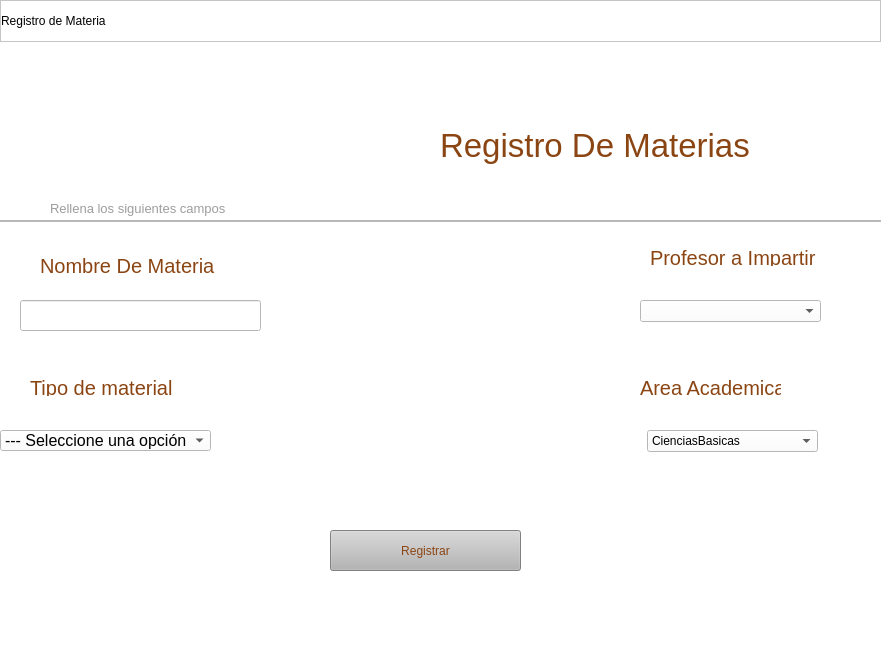
<?xml version="1.0" encoding="UTF-8"?>
<ui version="4.0">
 <class>Dialog</class>
 <widget class="QDialog" name="Dialog">
  <property name="geometry">
   <rect>
    <x>0</x>
    <y>0</y>
    <width>881</width>
    <height>651</height>
   </rect>
  </property>
  <property name="windowTitle">
   <string>Dialog</string>
  </property>
  <property name="styleSheet">
   <string notr="true">background-color: rgb(255, 255, 255);</string>
  </property>
  <widget class="QLabel" name="label_10">
   <property name="geometry">
    <rect>
     <x>50</x>
     <y>200</y>
     <width>181</width>
     <height>16</height>
    </rect>
   </property>
   <property name="styleSheet">
    <string notr="true">QLabel{
color: rgb(218, 218, 218); font-size:10pt;
color: #9d9d9d;
}
</string>
   </property>
   <property name="text">
    <string>Rellena los siguientes campos</string>
   </property>
  </widget>
  <widget class="QLabel" name="label_3">
   <property name="geometry">
    <rect>
     <x>40</x>
     <y>250</y>
     <width>181</width>
     <height>31</height>
    </rect>
   </property>
   <property name="styleSheet">
    <string notr="true">QLabel{
color: rgb(218, 218, 218); font-size:15pt;
color: #8B4513;
}
</string>
   </property>
   <property name="text">
    <string>Nombre De Materia</string>
   </property>
  </widget>
  <widget class="QFrame" name="frame">
   <property name="geometry">
    <rect>
     <x>0</x>
     <y>220</y>
     <width>881</width>
     <height>2</height>
    </rect>
   </property>
   <property name="maximumSize">
    <size>
     <width>16777215</width>
     <height>2</height>
    </size>
   </property>
   <property name="styleSheet">
    <string notr="true">background-color: rgb(238, 238, 238);</string>
   </property>
   <property name="frameShape">
    <enum>QFrame::StyledPanel</enum>
   </property>
   <property name="frameShadow">
    <enum>QFrame::Raised</enum>
   </property>
  </widget>
  <widget class="QLabel" name="label">
   <property name="geometry">
    <rect>
     <x>10</x>
     <y>40</y>
     <width>321</width>
     <height>151</height>
    </rect>
   </property>
   <property name="text">
    <string/>
   </property>
   <property name="pixmap">
    <pixmap>Icons/Logo2.svg</pixmap>
   </property>
   <property name="scaledContents">
    <bool>true</bool>
   </property>
  </widget>
  <widget class="QLabel" name="label_2">
   <property name="geometry">
    <rect>
     <x>440</x>
     <y>120</y>
     <width>321</width>
     <height>51</height>
    </rect>
   </property>
   <property name="styleSheet">
    <string notr="true">QLabel{
color: rgb(218, 218, 218); font-size:25pt;
color: #8B4513
}
</string>
   </property>
   <property name="text">
    <string>Registro De Materias</string>
   </property>
  </widget>
  <widget class="QFrame" name="frame_superior">
   <property name="geometry">
    <rect>
     <x>0</x>
     <y>0</y>
     <width>881</width>
     <height>42</height>
    </rect>
   </property>
   <property name="minimumSize">
    <size>
     <width>0</width>
     <height>42</height>
    </size>
   </property>
   <property name="maximumSize">
    <size>
     <width>16777215</width>
     <height>40</height>
    </size>
   </property>
   <property name="styleSheet">
    <string notr="true">
QFrame{
background-color:#ffffff;
}

QPushButton{
background-color:#000000ff;
border-radius:20px

}

QPushButton:hover{
background-color:rgb(53,53,79);
border-radius:20px;
}</string>
   </property>
   <property name="frameShape">
    <enum>QFrame::StyledPanel</enum>
   </property>
   <property name="frameShadow">
    <enum>QFrame::Raised</enum>
   </property>
   <layout class="QHBoxLayout" name="horizontalLayout">
    <property name="spacing">
     <number>5</number>
    </property>
    <property name="leftMargin">
     <number>0</number>
    </property>
    <property name="topMargin">
     <number>0</number>
    </property>
    <property name="rightMargin">
     <number>0</number>
    </property>
    <property name="bottomMargin">
     <number>0</number>
    </property>
    <item>
     <widget class="QLabel" name="label_9">
      <property name="styleSheet">
       <string notr="true">font: 900 10pt &quot;Arial Black&quot;;</string>
      </property>
      <property name="text">
       <string>Registro de Materia</string>
      </property>
     </widget>
    </item>
    <item>
     <spacer name="horizontalSpacer">
      <property name="orientation">
       <enum>Qt::Horizontal</enum>
      </property>
      <property name="sizeHint" stdset="0">
       <size>
        <width>565</width>
        <height>17</height>
       </size>
      </property>
     </spacer>
    </item>
    <item>
     <widget class="QPushButton" name="bt_minimizar">
      <property name="minimumSize">
       <size>
        <width>40</width>
        <height>40</height>
       </size>
      </property>
      <property name="styleSheet">
       <string notr="true"/>
      </property>
      <property name="text">
       <string/>
      </property>
      <property name="icon">
       <iconset>
        <normaloff>Icons/minus.svg</normaloff>Icons/minus.svg</iconset>
      </property>
      <property name="iconSize">
       <size>
        <width>38</width>
        <height>38</height>
       </size>
      </property>
     </widget>
    </item>
    <item>
     <widget class="QPushButton" name="bt_restaurar">
      <property name="minimumSize">
       <size>
        <width>40</width>
        <height>40</height>
       </size>
      </property>
      <property name="styleSheet">
       <string notr="true"/>
      </property>
      <property name="text">
       <string/>
      </property>
      <property name="icon">
       <iconset>
        <normaloff>Icons/window-minimize.svg</normaloff>Icons/window-minimize.svg</iconset>
      </property>
      <property name="iconSize">
       <size>
        <width>28</width>
        <height>28</height>
       </size>
      </property>
     </widget>
    </item>
    <item>
     <widget class="QPushButton" name="bt_maximizar">
      <property name="minimumSize">
       <size>
        <width>40</width>
        <height>40</height>
       </size>
      </property>
      <property name="styleSheet">
       <string notr="true"/>
      </property>
      <property name="text">
       <string/>
      </property>
      <property name="icon">
       <iconset>
        <normaloff>Icons/maximize.svg</normaloff>Icons/maximize.svg</iconset>
      </property>
      <property name="iconSize">
       <size>
        <width>28</width>
        <height>28</height>
       </size>
      </property>
     </widget>
    </item>
    <item>
     <widget class="QPushButton" name="bt_cerrar_2">
      <property name="minimumSize">
       <size>
        <width>40</width>
        <height>40</height>
       </size>
      </property>
      <property name="styleSheet">
       <string notr="true"/>
      </property>
      <property name="text">
       <string/>
      </property>
      <property name="icon">
       <iconset>
        <normaloff>Icons/x.svg</normaloff>Icons/x.svg</iconset>
      </property>
      <property name="iconSize">
       <size>
        <width>38</width>
        <height>38</height>
       </size>
      </property>
     </widget>
    </item>
   </layout>
  </widget>
  <widget class="QLabel" name="label_5">
   <property name="geometry">
    <rect>
     <x>650</x>
     <y>250</y>
     <width>171</width>
     <height>16</height>
    </rect>
   </property>
   <property name="styleSheet">
    <string notr="true">QLabel{
color: rgb(218, 218, 218); font-size:15pt;
color: #8B4513;
}
</string>
   </property>
   <property name="text">
    <string>Profesor a Impartir</string>
   </property>
  </widget>
  <widget class="QComboBox" name="comboBox_Material">
   <property name="geometry">
    <rect>
     <x>0</x>
     <y>430</y>
     <width>211</width>
     <height>21</height>
    </rect>
   </property>
   <property name="font">
    <font>
     <pointsize>12</pointsize>
    </font>
   </property>
   <item>
    <property name="text">
     <string>--- Seleccione una opción</string>
    </property>
   </item>
   <item>
    <property name="text">
     <string>Libros</string>
    </property>
   </item>
   <item>
    <property name="text">
     <string>Libretas</string>
    </property>
   </item>
   <item>
    <property name="text">
     <string>Utiles Basicos</string>
    </property>
   </item>
   <item>
    <property name="text">
     <string>Atencion Especial</string>
    </property>
   </item>
  </widget>
  <widget class="QLabel" name="label_7">
   <property name="geometry">
    <rect>
     <x>640</x>
     <y>380</y>
     <width>141</width>
     <height>16</height>
    </rect>
   </property>
   <property name="styleSheet">
    <string notr="true">QLabel{
color: rgb(218, 218, 218); font-size:15pt;
color: #8B4513;
}
</string>
   </property>
   <property name="text">
    <string>Area Academica</string>
   </property>
  </widget>
  <widget class="QLabel" name="label_8">
   <property name="geometry">
    <rect>
     <x>30</x>
     <y>380</y>
     <width>151</width>
     <height>16</height>
    </rect>
   </property>
   <property name="styleSheet">
    <string notr="true">QLabel{
color: rgb(218, 218, 218); font-size:15pt;
color: #8B4513;
}
</string>
   </property>
   <property name="text">
    <string>Tipo de material</string>
   </property>
  </widget>
  <widget class="QPushButton" name="pushButton_registrar_Libros">
   <property name="geometry">
    <rect>
     <x>330</x>
     <y>530</y>
     <width>191</width>
     <height>41</height>
    </rect>
   </property>
   <property name="styleSheet">
    <string notr="true">background-color: rgb(181, 181, 181);
font: 700 15pt &quot;Segoe UI&quot;;
color: #8B4513;</string>
   </property>
   <property name="text">
    <string>Registrar</string>
   </property>
  </widget>
  <widget class="QComboBox" name="comboBox_area">
   <property name="geometry">
    <rect>
     <x>647</x>
     <y>430</y>
     <width>171</width>
     <height>22</height>
    </rect>
   </property>
   <item>
    <property name="text">
     <string>CienciasBasicas</string>
    </property>
   </item>
   <item>
    <property name="text">
     <string>Literatura</string>
    </property>
   </item>
   <item>
    <property name="text">
     <string>Arte</string>
    </property>
   </item>
  </widget>
  <widget class="QLineEdit" name="lineEdit_Titulo_Materia">
   <property name="geometry">
    <rect>
     <x>20</x>
     <y>300</y>
     <width>241</width>
     <height>31</height>
    </rect>
   </property>
   <property name="styleSheet">
    <string notr="true">font-size:14pt; 
color: rgb(202, 202, 202); </string>
   </property>
   <property name="text">
    <string/>
   </property>
  </widget>
  <widget class="QComboBox" name="comboBox_Profesor">
   <property name="geometry">
    <rect>
     <x>640</x>
     <y>300</y>
     <width>181</width>
     <height>22</height>
    </rect>
   </property>
  </widget>
  <widget class="QLabel" name="label_4">
   <property name="geometry">
    <rect>
     <x>330</x>
     <y>270</y>
     <width>191</width>
     <height>171</height>
    </rect>
   </property>
   <property name="text">
    <string/>
   </property>
   <property name="pixmap">
    <pixmap>Icons/buho.svg</pixmap>
   </property>
   <property name="scaledContents">
    <bool>true</bool>
   </property>
  </widget>
 </widget>
 <resources/>
 <connections/>
</ui>
